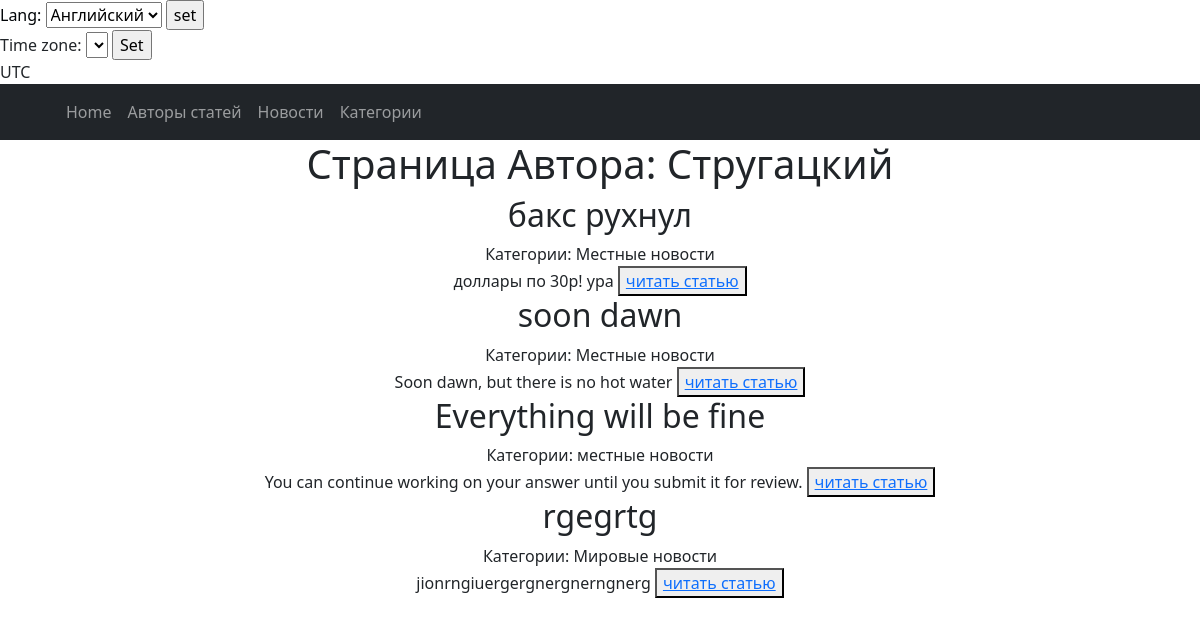
The page /author/2 on the database as committed earlier.
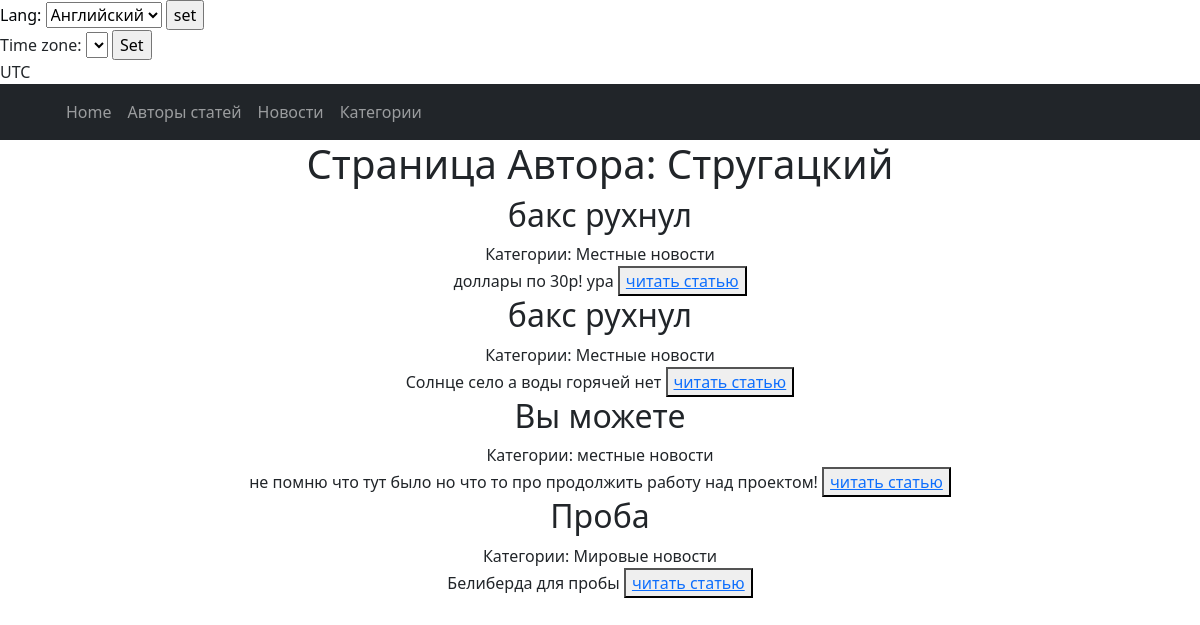
The same page on the database as committed later.
### news/models.py (models this page shows, shortened)
class Author(models.Model):
    objects = None
    user = models.OneToOneField(User, on_delete=models.CASCADE)
    rating = models.IntegerField(default=0)

class Post(models.Model):
    objects = None
    news = 'NW'
    states = 'PS'
    TYPE = [
        (news, 'Новость'),
        (states, 'Статья')
    ]
    post_tip = models.CharField(max_length=10, choices=TYPE, default=states)
    date_in = models.DateField(auto_now_add=True)
    header = models.CharField(max_length=255)
    contents = models.TextField(blank=True)
    author = models.ForeignKey(Author, on_delete=models.CASCADE)
    category = models.ManyToManyField(to=Category, through='PostCategory', related_name='PostCategory')
    rating_post = models.IntegerField(default=0, validators=[MinValueValidator(0.0)])

class Category(models.Model):
    objects = None
    name = models.CharField(max_length=20, default='местные новости', help_text='category name')
    subscribers = models.ManyToManyField(User, blank=True, null=True, related_name='subscribers')

### news/views.py (the view)
# urls.py: path('author/<int:pk>', AuthorDetail.as_view(), name='author'),
class AuthorDetail(DetailView):
    model = Author
    template_name = 'author/author.html'
    context_object_name = 'author'
    def get_context_data(self, **kwargs):
        context = super().get_context_data(**kwargs)
        context['posts'] = Author.objects.get(pk=self.kwargs['pk']).post_set.all().order_by('-id')
        return context

### templates/author/author.html (shortened to what this page needs)
{% extends 'flatpages/default.html' %}
{% block content %}
<h1>Страница Автора: {{ author.user.username }}</h1>
{% for post in posts %}
        <h2>{{ post.header }}</h2>
        Категории:
        {% for category in post.category.all %}
            {{ category.name }}
        {% endfor %}
        <br>
        {{ post.contents }}
        <button><a class="text-center" href="/news/{{post.id}}">читать статью</a> </button>
        <br>
{% endfor %}
{% endblock content %}

### templates/flatpages/default.html (shortened to what this page needs)
<!DOCTYPE html>
{% load i18n %}
{% load tz %}
<html lang="ru" xmlns="http://www.w3.org/1999/html">
    <head>
         <form action="{% url 'set_language' %}" method="POST">
        <label for="language"><span style="color: #000407;">{% trans 'Lang' %}: </span> </label>
        <select name="language" id="language" onchange="this.from.sumbit();">
            <option value="none" hidden="">{% trans 'English' %}</option>
            {% get_available_languages as LANGUAGES %}
            {% get_language_info_list for LANGUAGES as languages %}
        </select>
        <input type="submit" value="set">
    </form>
           {% get_current_timezone as TIME_ZONE %}
    <form action="" method="POST">
        <label for= " timezone ">Time zone:</label>
        <select name="timezone">
        </select>
        <input type="submit" value="Set">
    </form>
    {{ TIME_ZONE }}
        {% load static %}
        <link href="{% static 'css/styles.css' %}" rel="stylesheet" />
    </head>
    <body>
        <nav class="navbar navbar-expand-lg navbar-dark bg-dark static-top">
           <div class="container">
               <div class="collapse navbar-collapse" id="navbarResponsive">
                   <ul class="navbar-nav ml-auto">
                       <li class="nav-item active">
                   <a class="nav-link" href="#">Home
                   </a>
               </li>
                       <li class="nav-item">
                           <a class="nav-link" href="/author/">{% trans 'Authors' %}</a>
                       </li>
                       <li class="nav-item">
                           <a class="nav-link" href="/news/">{% trans 'News' %}</a>
                       </li>
                        <li class="nav-item">
                           <a class="nav-link" href="/category/"> {% trans 'Categogy' %} </a>
                       </li>
                   </ul>
               </div>
           </div>
        </nav>
        <div class="container">
            <div class="row">
                <div class="col-lg-12 text-center">
                {% block content %}{% endblock content %}
                </div>
            </div>
        </div>
    </body>
</html>

Rows that differ between the two databases and show on the page:
changed Post: header "soon dawn" → "бакс рухнул"; contents "Soon dawn, but there is no hot water" → "Солнце село а воды горячей нет"
changed Post: header "Everything will be fine" → "Вы можете"; contents "You can continue working on your answer until you submit it for review." → "не помню что тут было но что то про продолжить работу над проектом!"
changed Post: header "rgegrtg" → "Проба"; contents "jionrngiuergergnergnerngnerg" → "Белиберда для пробы"
